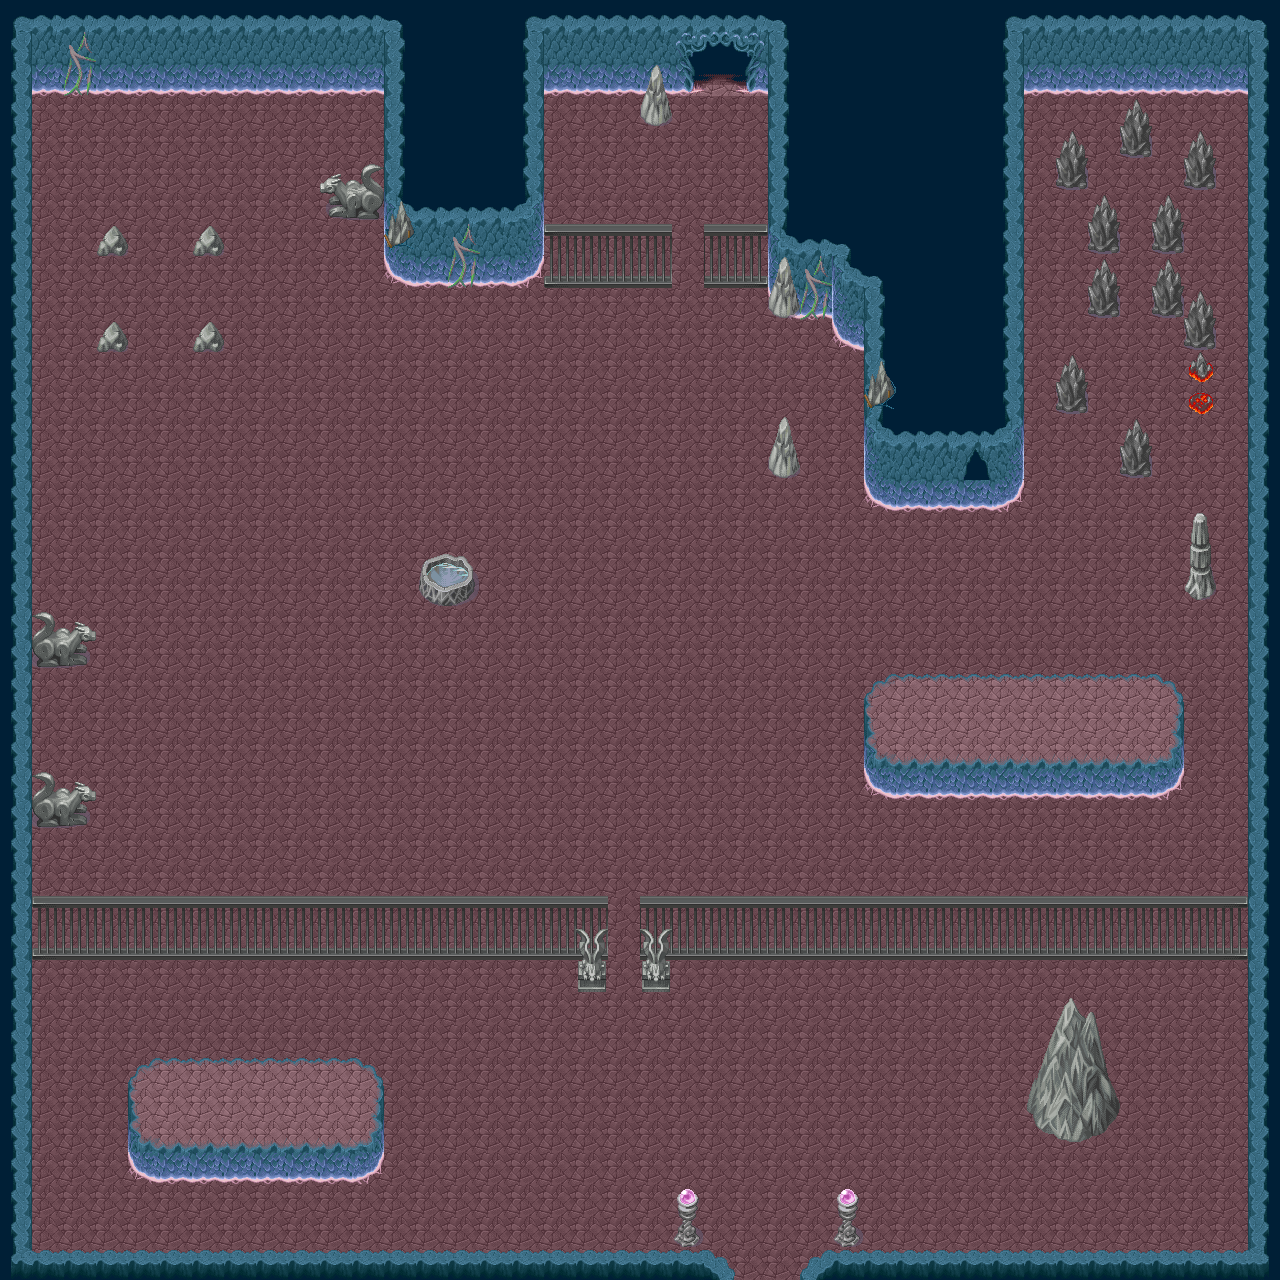

A 2D game scene composited from a Tiled map and its tileset images. What follows is a short description and the map's XML, with each tile layer's data collapsed to a summary:
An orthogonal 40x40 tile map with 32x32 px tiles, 5 tile layers (Background, Wall, Cell, Object, ...) and 41 objects (3x Switch, 2x Model, 2x Door, 2x Medusa, 2x Vampire, ...).

<map version="1.0" orientation="orthogonal" renderorder="right-down" width="40" height="40" tilewidth="32" tileheight="32" nextobjectid="58">
 <tileset firstgid="1" name="All_Tiles" tilewidth="32" tileheight="32" tilecount="1200" columns="40">
  <image source="../Tiles/All_Tiles.png" width="1280" height="960" />
  <tile id="618">
   <properties>
    <property name="collide" type="bool" value="true" />
   </properties>
  </tile>
 </tileset>
 <layer name="Background" width="40" height="40">
  <properties>
   <property name="collide" type="bool" value="false" />
   <property name="worldSize" type="bool" value="true" />
   <property name="z_index" type="int" value="0" />
  </properties>
  <data>[1600 cells, 1600 non-empty, 1 distinct tile ids]</data>
 </layer>
 <layer name="Wall" width="40" height="40">
  <properties>
   <property name="blockView" type="bool" value="true" />
   <property name="collide" type="bool" value="true" />
   <property name="worldSize" type="bool" value="false" />
  </properties>
  <data>[1600 cells, 438 non-empty, 40 distinct tile ids]</data>
 </layer>
 <layer name="Cell" width="40" height="40">
  <properties>
   <property name="collide" type="bool" value="true" />
  </properties>
  <data>[1600 cells, 43 non-empty, 3 distinct tile ids]</data>
 </layer>
 <layer name="Object" width="40" height="40">
  <properties>
   <property name="collide" type="bool" value="false" />
   <property name="worldSize" type="bool" value="false" />
   <property name="z_index" type="int" value="6" />
  </properties>
  <data>[1600 cells, 80 non-empty, 25 distinct tile ids]</data>
 </layer>
 <layer name="ObjectCollide" width="40" height="40">
  <properties>
   <property name="collide" type="bool" value="true" />
   <property name="worldSize" type="bool" value="false" />
   <property name="z_index" type="int" value="4" />
  </properties>
  <data>[1600 cells, 53 non-empty, 29 distinct tile ids]</data>
 </layer>
 <objectgroup name="Interractions">
  <object id="1" name="Switch" x="958.5" y="511.5" width="31" height="31.5">
   <properties>
    <property name="index" type="int" value="0" />
   </properties>
  </object>
  <object id="2" name="Switch" x="1172" y="1014.67">
   <properties>
    <property name="index" type="int" value="1" />
   </properties>
  </object>
  <object id="33" name="Model" x="751" y="337" visible="0" />
  <object id="37" name="Door" x="608" y="896" width="32.3333" height="64">
   <properties>
    <property name="switchesIndex" value="1" />
   </properties>
  </object>
  <object id="38" name="Switch" x="367.333" y="112.667">
   <properties>
    <property name="index" type="int" value="2" />
   </properties>
  </object>
  <object id="39" name="Door" x="671.818" y="223.818" width="32" height="64.3636">
   <properties>
    <property name="switchesIndex" value="0,2" />
   </properties>
  </object>
 </objectgroup>
 <objectgroup name="Ennemies">
  <object id="5" name="0-0" type="Medusa" x="202" y="1044">
   <properties>
    <property name="index" type="int" value="0" />
    <property name="pathIndex" type="int" value="0" />
    <property name="speed" type="int" value="200" />
   </properties>
  </object>
  <object id="8" name="0-1" x="404.667" y="1043.33">
   <properties>
    <property name="index" type="int" value="0" />
    <property name="pathIndex" type="int" value="1" />
   </properties>
  </object>
  </objectgroup>
 <objectgroup name="StartPosition">
  <!-- 6 objects omitted --></objectgroup>
 <objectgroup name="Souls">
  <!-- 5 objects omitted --></objectgroup>
 <objectgroup name="Exit">
  <!-- 2 objects omitted --></objectgroup>
 <objectgroup name="DialAreas">
  <!-- 1 objects omitted --></objectgroup>
</map>
<!-- 33 of 41 objects omitted -->